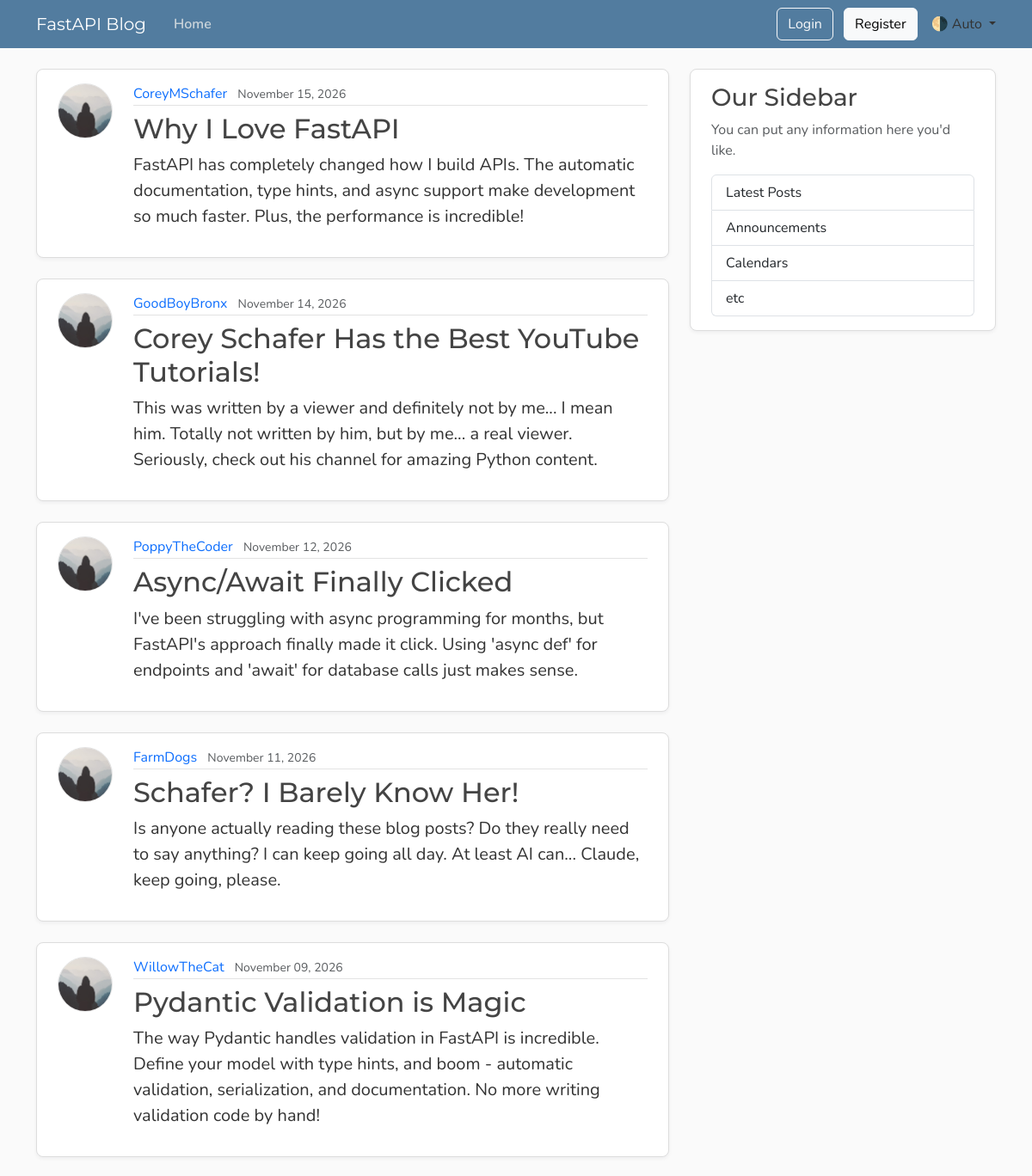
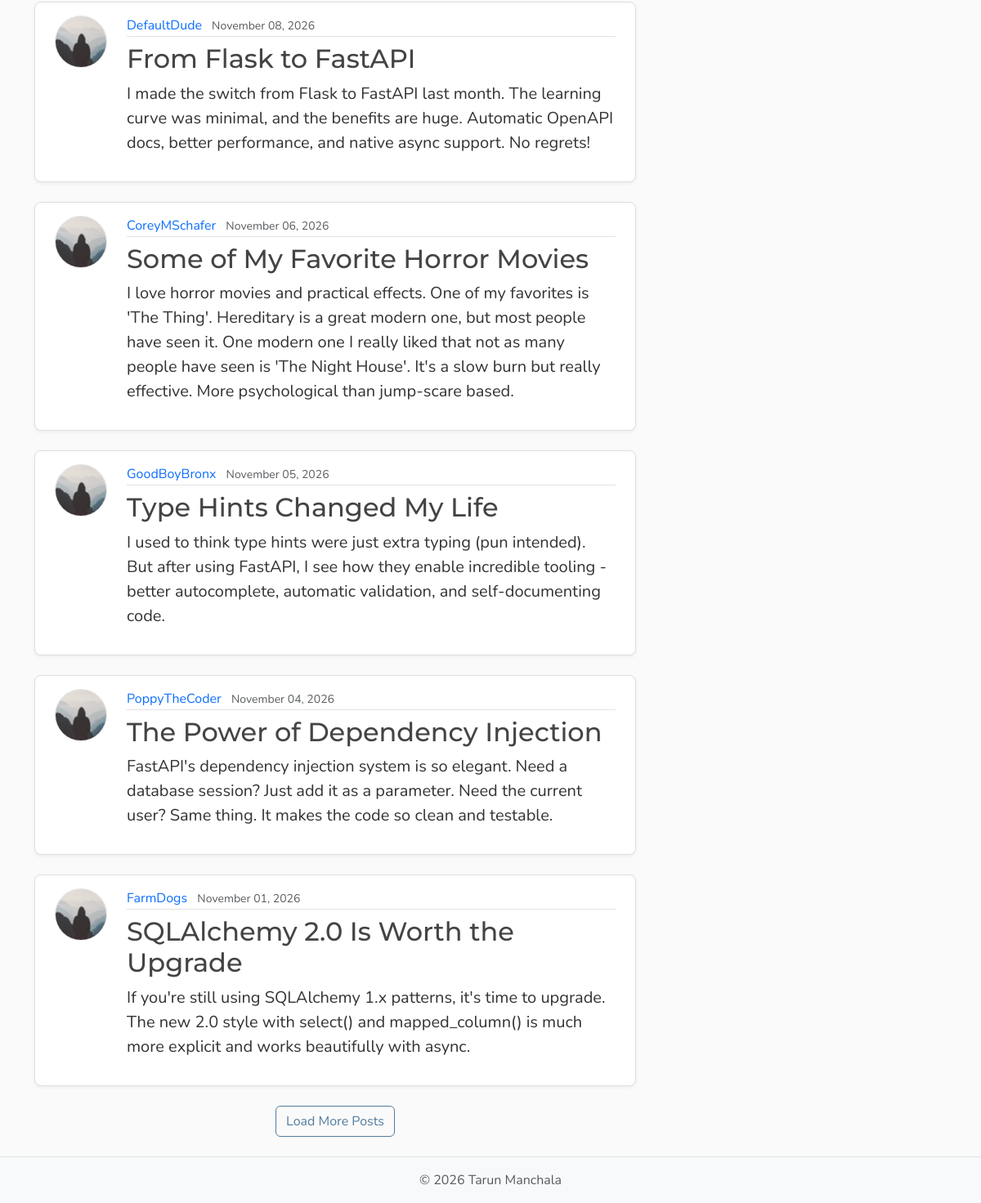
The page /posts on the database its author committed (2 pictures, top to bottom).
### models.py (models this page shows, shortened)
class Post(Base):
    __tablename__ = "posts"
    id: Mapped[int] = mapped_column(Integer, primary_key=True, index=True)
    title: Mapped[str] = mapped_column(String(100), nullable=False)
    content: Mapped[str] = mapped_column(Text, nullable=False)
    user_id: Mapped[int] = mapped_column(
        ForeignKey("users.id"),
        nullable=False,
        index=True,
    )
    date_posted: Mapped[datetime] = mapped_column(
        DateTime(timezone=True),
        default=lambda: datetime.now(UTC),
    )
    author: Mapped[User] = relationship(back_populates="posts")

class User(Base):
    __tablename__ = "users"
    id: Mapped[int] = mapped_column(Integer, primary_key=True, index=True)
    username: Mapped[str] = mapped_column(String(50), unique=True, nullable=False)
    email: Mapped[str] = mapped_column(String(120), unique=True, nullable=False)
    password_hash : Mapped[str] = mapped_column(String(120), unique=True, nullable=False)
    image_file: Mapped[str | None] = mapped_column(
        String(200),
        nullable=True,
        default=None,
    )
    posts: Mapped[list[Post]] = relationship(back_populates="author", cascade="all, delete-orphan")

### main.py (the view)
@app.get("/", include_in_schema=False, name="home")
@app.get("/posts", include_in_schema=False, name="posts")
async def home(request: Request, db: Annotated[AsyncSession, Depends(get_db)]):
    count_result = await db.execute(select(func.count()).select_from(models.Post))
    total = count_result.scalar() or 0
    result = await db.execute(
        select(models.Post)
        .options(selectinload(models.Post.author))
        .order_by(models.Post.date_posted.desc())
        .limit(settings.posts_per_page),
    )
    posts = result.scalars().all()
    has_more = len(posts) < total
    return templates.TemplateResponse(
        request,
        "home.html",
        {
            "posts": posts,
            "title": "Home",
            "limit": settings.posts_per_page,
            "has_more": has_more,
        },
    )

### templates/home.html (shortened to what this page needs)
{% extends "layout.html" %}
{% block content %}
    <div id="postsContainer">
        {% for post in posts %}
            <article class="content-section py-3 px-4 mb-4">
                <div class="d-flex align-items-start gap-4">
                    <img class="rounded-circle article-img flex-shrink-0"
                         src="{{ post.author.image_path }}"
                         alt="{{ post.author.username }}'s profile picture"
                         width="64"
                         height="64"
                         loading="lazy">
                    <div class="flex-grow-1">
                        <div class="article-metadata mb-2">
                            <a class="me-2"
                               href="{{ url_for('user_posts', user_id=post.author.id) }}">{{ post.author.username }}</a>
                            <small class="text-body-secondary">{{ post.date_posted.strftime("%B %d, %Y") }}</small>
                        </div>
                        <h2>
                            <a class="article-title"
                               href="{{ url_for('post_page', post_id=post.id) }}">{{ post.title }}</a>
                        </h2>
                        <p class="article-content">{{ post.content }}</p>
                    </div>
                </div>
            </article>
        {% endfor %}
    </div>
    {% if has_more %}
        <div class="text-center mb-4">
            <button type="button" class="btn btn-outline-primary" id="loadMoreBtn">Load More Posts</button>
        </div>
    {% endif %}
{% endblock content %}

### static/css/main.css (style rules this page uses)
:root { --font-heading: "Montserrat", system-ui, -apple-system, BlinkMacSystemFont, sans-serif; --font-body: "Nunito", system-ui, -apple-system, BlinkMacSystemFont, sans-serif; --color-bg-body: #fafafa; --color-bg-content: #ffffff; --color-text-primary: #333333; --color-text-heading: #444444; --color-steel: #527c9f; --color-nav-link: #cbd5db; --color-nav-link-hover: #ffffff; --color-link-hover: #428bca; --color-border: #dddddd; --color-border-light: #e3e3e3; --spacing-xl: 5rem; --article-img-size: 4rem; --account-img-size: 7.813rem; }
body { font-family: var(--font-body); background: var(--color-bg-body); color: var(--color-text-primary); }
h1, h2, h3, h4, h5, h6 { font-family: var(--font-heading); color: var(--color-text-heading); }
a { text-decoration: none; }
.content-section { background: var(--color-bg-content); border: 1px solid var(--color-border); border-radius: 0.5rem; box-shadow: 0 2px 4px rgba(15, 23, 42, 0.05); transition: box-shadow 0.15s ease, transform 0.15s ease, border-color 0.15s ease; }
.article-title { color: var(--color-text-heading); transition: color 0.2s ease-in-out; }
.article-content { white-space: pre-line; font-size: 1.25rem; }
.article-img { height: var(--article-img-size); width: var(--article-img-size); flex-shrink: 0; object-fit: cover; border: 1px solid var(--color-border-light); box-shadow: 0 0 0 2px var(--color-bg-content); }
.article-metadata { padding-bottom: 0.063rem; border-bottom: 1px solid var(--color-border-light); }
.article-metadata a { transition: color 0.2s ease-in-out; }
.btn-outline-primary { --bs-btn-color: #527c9f; --bs-btn-border-color: #527c9f; --bs-btn-hover-color: #fff; --bs-btn-hover-bg: #466a87; --bs-btn-hover-border-color: #3f6179; --bs-btn-active-color: #fff; --bs-btn-active-bg: #3f6179; --bs-btn-active-border-color: #3a5b72; }

### rows shown on the page
Post: author.username "CoreyMSchafer", date_posted "November 15, 2026", title "Why I Love FastAPI", content "FastAPI has completely changed how I build APIs. The automatic documentation, type hints, and async support make development so much faster. Plus, the performance is incredible!"
Post: author.username "GoodBoyBronx", date_posted "November 14, 2026", title "Corey Schafer Has the Best YouTube Tutorials!", content "This was written by a viewer and definitely not by me... I mean him. Totally not written by him, but by me... a real viewer. Seriously, check out his channel for amazing Python content."
Post: author.username "PoppyTheCoder", date_posted "November 12, 2026", title "Async/Await Finally Clicked", content "I've been struggling with async programming for months, but FastAPI's approach finally made it click. Using 'async def' for endpoints and 'await' for database calls just makes sense."
Post: author.username "FarmDogs", date_posted "November 11, 2026", title "Schafer? I Barely Know Her!", content "Is anyone actually reading these blog posts? Do they really need to say anything? I can keep going all day. At least AI can... Claude, keep going, please."
Post: author.username "WillowTheCat", date_posted "November 09, 2026", title "Pydantic Validation is Magic", content "The way Pydantic handles validation in FastAPI is incredible. Define your model with type hints, and boom - automatic validation, serialization, and documentation. No more writing validation code by hand!"
Post: author.username "DefaultDude", date_posted "November 08, 2026", title "From Flask to FastAPI", content "I made the switch from Flask to FastAPI last month. The learning curve was minimal, and the benefits are huge. Automatic OpenAPI docs, better performance, and native async support. No regrets!"
Post: author.username "CoreyMSchafer", date_posted "November 06, 2026", title "Some of My Favorite Horror Movies", content "I love horror movies and practical effects. One of my favorites is 'The Thing'. Hereditary is a great modern one, but most people have seen it. One modern one I really liked that not as many people have seen is 'The Night House'. It's a slow burn but really effective. More psychological than jump-scare based."
Post: author.username "GoodBoyBronx", date_posted "November 05, 2026", title "Type Hints Changed My Life", content "I used to think type hints were just extra typing (pun intended). But after using FastAPI, I see how they enable incredible tooling - better autocomplete, automatic validation, and self-documenting code."
Post: author.username "PoppyTheCoder", date_posted "November 04, 2026", title "The Power of Dependency Injection", content "FastAPI's dependency injection system is so elegant. Need a database session? Just add it as a parameter. Need the current user? Same thing. It makes the code so clean and testable."
Post: author.username "FarmDogs", date_posted "November 01, 2026", title "SQLAlchemy 2.0 Is Worth the Upgrade", content "If you're still using SQLAlchemy 1.x patterns, it's time to upgrade. The new 2.0 style with select() and mapped_column() is much more explicit and works beautifully with async."
